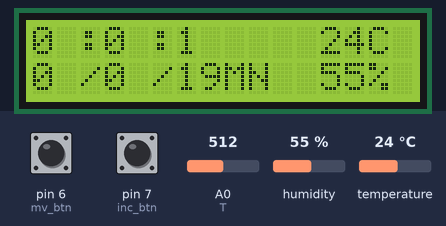
A sketch run on a simulated Arduino Uno, built with avr-gcc and run on an emulated ATmega328P. On the bench: 16×2 character LCD. The inputs (shaded band) are chosen by the test bench; at power-on: pin 6 (mv_btn) LOW, pin 7 (inc_btn) LOW, humidity 55 %, A0 (T) = 512, temperature 24 °C.

Above: at 1.2 s.
1.3 s: pin 6 (mv_btn) pulled HIGH for 0.9 s
At 2.0 s:
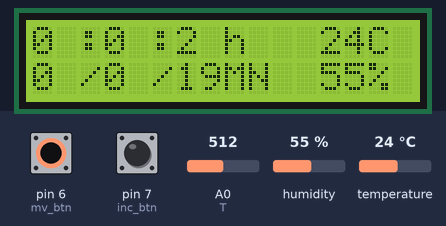
3.7 s: pin 6 (mv_btn) pulled HIGH for 3.2 s
At 4.8 s:
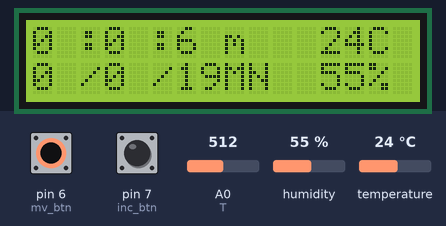
8.4 s: pin 6 (mv_btn) pulled HIGH for 0.9 s
At 9.2 s:
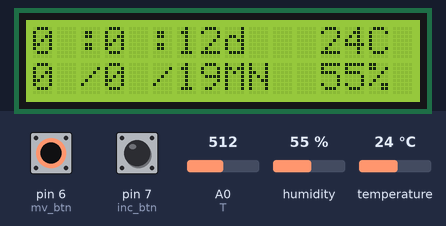
10.8 s: pin 7 (inc_btn) pulled HIGH for 0.9 s
At 11.4 s:
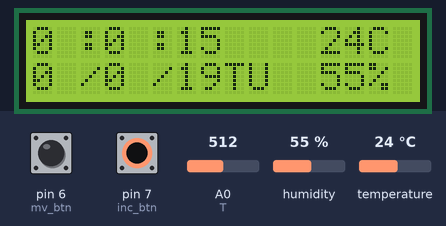
14.4 s: pin 7 (inc_btn) pulled HIGH for 3.2 s
At 14.9 s:
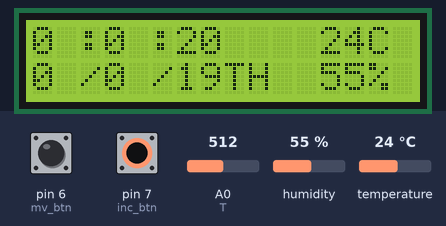
19.1 s: humidity set to 22 %
At 20.7 s:
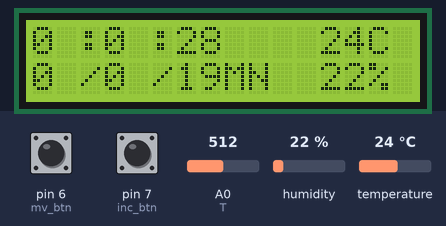
Timing chart, 0 to 22.2 s (numbered marks = the images above; inputs shaded):
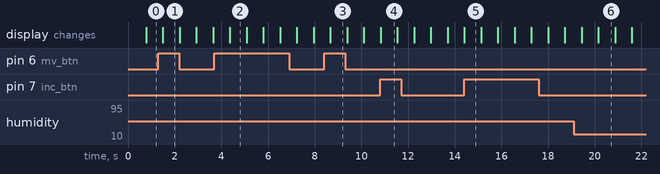

The sketch:

digital_clock.ino
```cpp
 /** LCD RS pin to digital pin 12
 * LCD Enable pin to digital pin 11
 * LCD D4 pin to digital pin 5
 * LCD D5 pin to digital pin 4
 * LCD D6 pin to digital pin 3
 * LCD D7 pin to digital pin 2
 * LCD R/W pin to ground
 * LCD VSS pin to ground
 * LCD VCC pin to 5V
 * 10K resistor:
 * ends to +5V and ground
 * wiper to LCD VO pin (pin 3)*/

#include<LiquidCrystal.h>
#include <dht.h>
#include <math.h>
const int T = A0;
dht DHT;
#define DHT11_PIN 5
const int rs = 8, en = 13, d4 = 12, d5 = 11, d6 = 10, d7 = 9;
LiquidCrystal lcd(rs,en,d4,d5,d6,d7);
int sc = 0;
int mn;
int Amn;
int Ahr;
int hr;
int D = 0;
int M = 0;
int Y = 19;
int d = 1;
const int mv_btn = 6;
const int inc_btn = 7;
int flag = 0;
const int DELAY = 687.5;//for 11Mhz occilator

void setup(){
    lcd.begin(16,2);
    pinMode(mv_btn, INPUT);
    pinMode(inc_btn, INPUT);
    pinMode(T, INPUT);
  }

double Thermister(int RawADC)
{
double Temp;
Temp = log(((10240000/RawADC) - 10000));
Temp = 1 / (0.001129148 + (0.000234125 + (0.0000000876741 * Temp * Temp ))* Temp );
Temp = Temp - 273.15;
return Temp;
}

  void loop(){
    int chk = DHT.read11(DHT11_PIN);
    int h = (DHT.humidity);
    int val;
    int t;
    val=analogRead(T);
    t = Thermister(val);
    sc++;
    delay(DELAY);
    lcd.clear();

    //auto_clock
    if(sc==60){
      sc = 0;
      mn++;
    }
    if(mn==60){
      mn = 0;
      sc = 0;
      hr++;
    }
    if(hr==24){
    hr = 0;
    sc = 0;
    mn = 0;
    D++;
    d++;
    }
    if(D==31){
      D = 1;
      M++;
    }
    if(M==13){
      D = 1;
      M = 1;
      Y++;
    }
    if(d==8) d = 1;

    //manual_time_setting
    if(digitalRead(mv_btn)==HIGH){
      flag++;
      if(flag==1){//hr_increment
        lcd.setCursor(8,0);
        lcd.print("h");
      }
      if(flag==2){//min_increment
        lcd.setCursor(8,0);
        lcd.print("m");
      }
      if(flag==3){
        lcd.setCursor(8,0);
        lcd.print("D");
      }
      if(flag==4){
        lcd.setCursor(8,0);
        lcd.print("M");
      }
      if(flag==5){
        lcd.setCursor(8,0);
        lcd.print("Y");
      }
      if(flag==6){
        lcd.setCursor(8,0);
        lcd.print("d");
      }
      /*4+if(flag==7){
        lcd.setCursor(11,0);
        lcd.print("Alarm");
        lcd.setCursor(8,0);
        lcd.print("Ah");
        lcd.setCursor(11,1);
        lcd.print(Ahr);
        lcd.setCursor(13,1);
        lcd.print(":");
        lcd.setCursor(14,1);
        lcd.print(Amn);
      }
      if(flag==8){
        lcd.setCursor(11,0);
        lcd.print("Alarm");
        lcd.setCursor(8,0);
        lcd.print("Am");
        lcd.setCursor(11,1);
        lcd.print(Ahr);
        lcd.setCursor(13,1);
        lcd.print(":");
        lcd.setCursor(14,1);
        lcd.print(Amn);
      }*/
      if(flag==7) flag = 0;//resetting setting variable
    }
    if(digitalRead(inc_btn)==HIGH){
      if(flag==1) hr++;
      if(flag==2) mn++;
      if(flag==3) D++;
      if(flag==4) M++;
      if(flag==5) Y++;
      if(flag==6) d++;
      //if(flag==7) Ahr++;
      //if(flag==8) Amn++;
    }

    //time_placements
    lcd.setCursor(0,0);
    lcd.print(hr);

    lcd.setCursor(2,0);
    lcd.print(":");
    lcd.setCursor(3,0);
    lcd.print(mn);

    lcd.setCursor(5,0);
    lcd.print(":");
    lcd.setCursor(6,0);
    lcd.print(sc);

    //data_placements
    lcd.setCursor(0,1);
    lcd.print(D);

    lcd.setCursor(2,1);
    lcd.print("/");
    lcd.setCursor(3,1);
    lcd.print(M);

    lcd.setCursor(5,1);
    lcd.print("/");
    lcd.setCursor(6,1);
    lcd.print(Y);

    lcd.setCursor(8,1);
    switch(d){
      case 1: lcd.print("MN");break;
      case 2: lcd.print("TU");break;
      case 3: lcd.print("WE");break;
      case 4: lcd.print("TH");break;
      case 5: lcd.print("FR");break;
      case 6: lcd.print("SA");break;
      case 7: lcd.print("SU");break;
      default : lcd.print("MN");break;
    }

    lcd.setCursor(12,0);
    lcd.print(t);
    lcd.print("C");

    lcd.setCursor(12,1);
    lcd.print(h);
    lcd.print("%");
}
```

Measured:
- after the input at 1.3 s, the display: changes after 0.20 s (image 1)
- after the input at 3.7 s, the display: changes after 0.67 s (image 2)
- after the input at 8.4 s, the display: changes after 0.28 s (image 3)
- after the input at 10.8 s, the display: changes at once (image 4)
- after the input at 14.4 s, the display: changes at once (image 5)
- what the display in image 2 shows lasts 0.7 s, from 4.4 s to 5.1 s
